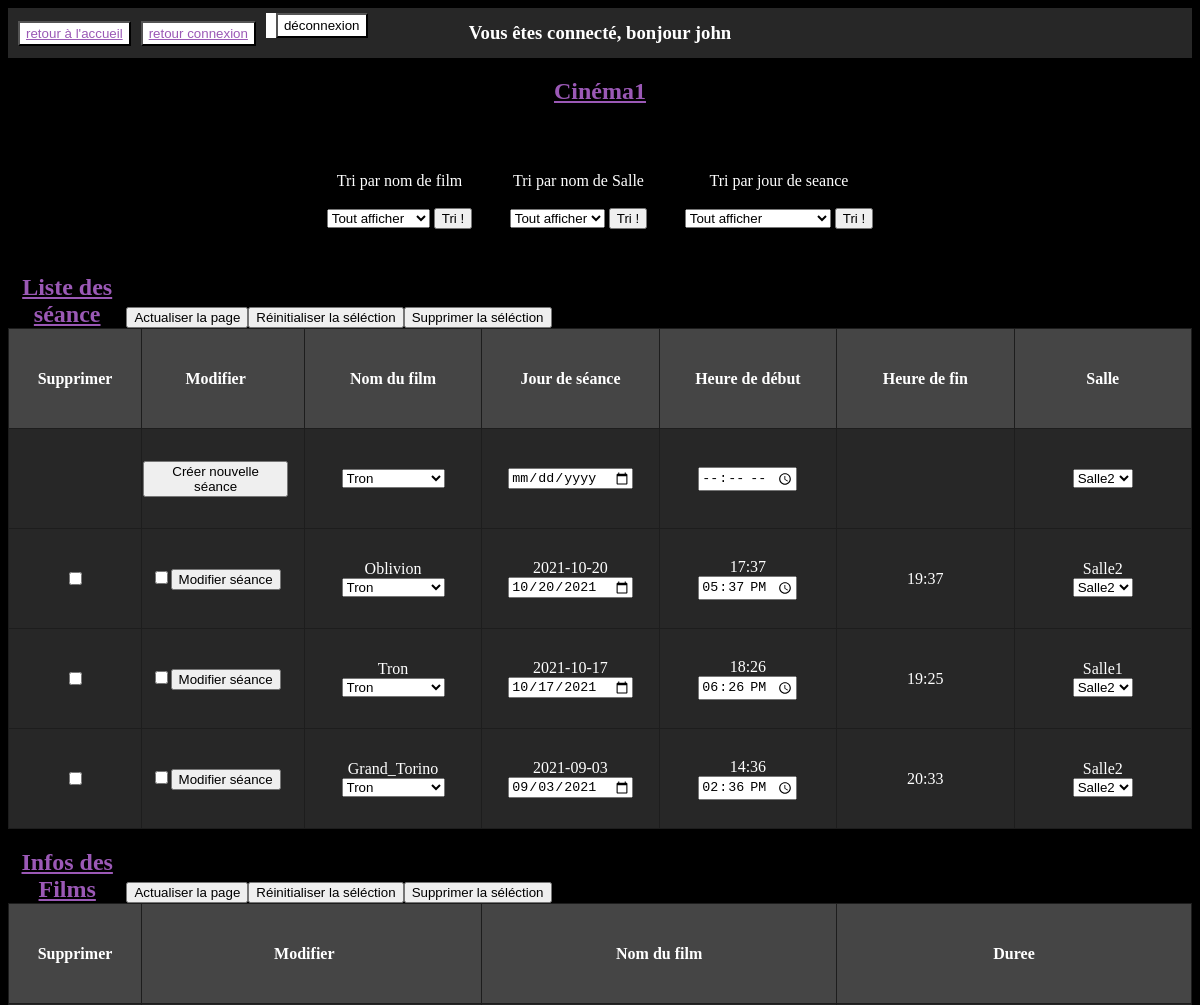
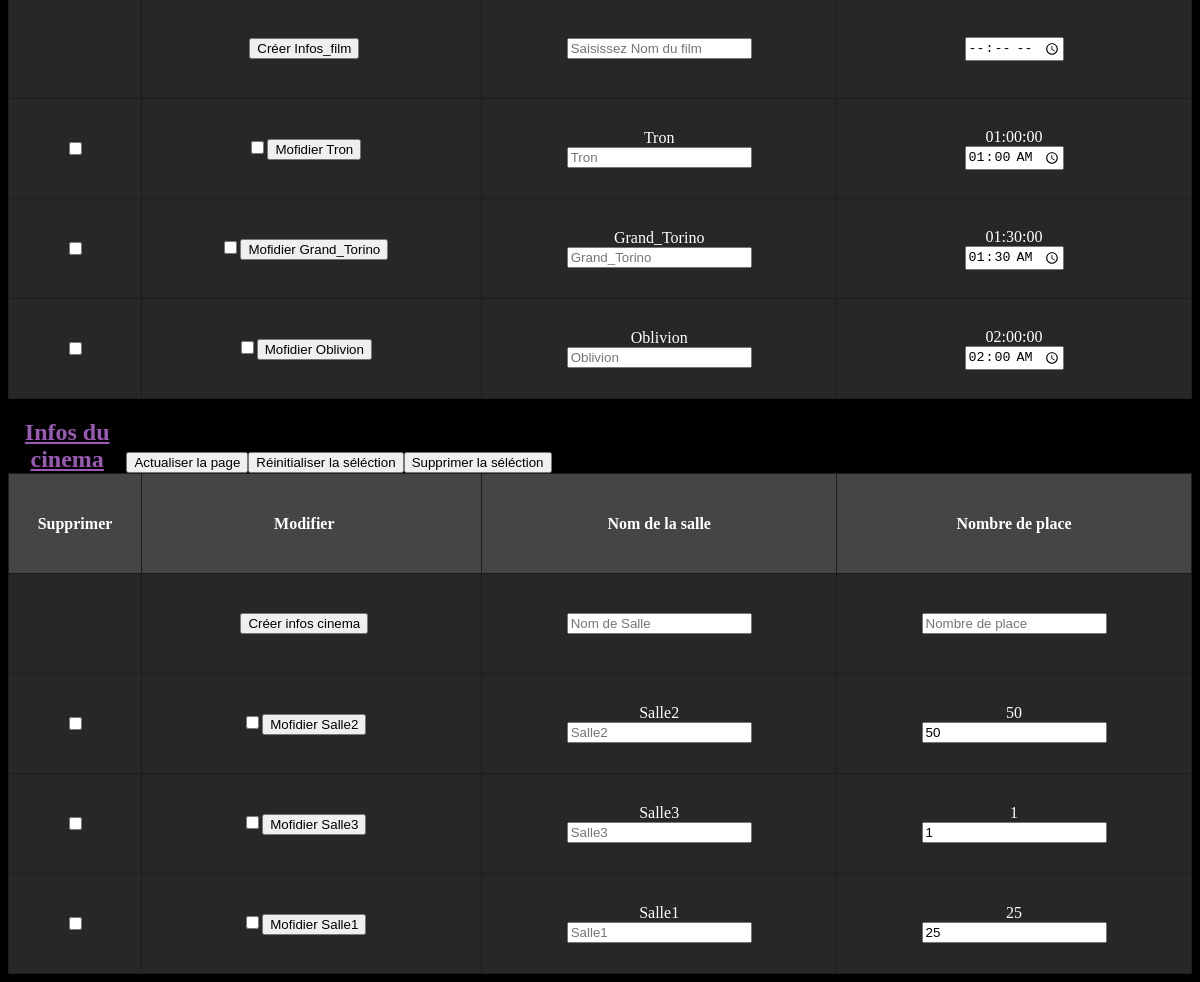
/gestionnaire/espace_gestionnaire/index_gestionnaire/espace_gestionnaire.php (signed in), run on the app's committed database (2 pictures, top to bottom).
### tables this page shows
CREATE TABLE seance_cinema1 (
  `Id` int(11) NOT NULL,
  `FilmName` varchar(250) NOT NULL,
  `DateSeanceBegin` datetime DEFAULT NULL,
  `DateSeanceEnd` datetime DEFAULT NULL,
  `SalleName` varchar(250) DEFAULT NULL,
  `Nombre_de_reservation` int(11) DEFAULT NULL,
  `place_disponible` int(11) DEFAULT NULL
);

CREATE TABLE `info_film` (
  `Id` int(11) NOT NULL,
  `FilmName` varchar(250) NOT NULL,
  `Duree` time NOT NULL
);

CREATE TABLE infos_cinema1 (
  `Id` int(11) NOT NULL,
  `SalleName` varchar(250) DEFAULT NULL,
  `Nombre_de_place` int(100) NOT NULL
);

### gestionnaire/espace_gestionnaire/index_gestionnaire/espace_gestionnaire.php (the view, shortened to what this page needs)
<html lang="fr">
<head>
</head>
<body>
<nav>
<button name="accueil"><a href="../../../index.php">retour à l'accueil</a></button>
<button name="connexion"><a href="../connexion/connexion_gestionnaire.php">retour connexion</a></button>
<form><button name="deconnexion" type="submit" onclick='window.location.reload(false)'>déconnexion</button></form>
</nav>
<?php
$pdo_kinepolise = new PDO('mysql:host=localhost;dbname=kinepolise', 'root', '');
  foreach ($pdo_kinepolise->query('SELECT * FROM password WHERE Id= "1"', PDO::FETCH_ASSOC) as $dataConnexion) {
  $username= $dataConnexion['username'];
  $password= $dataConnexion['password'];
};
$pdo_kinepolise_administrateur = new PDO('mysql:host=localhost;dbname=kinepolise_administrateur', 'root', '');
  foreach ($pdo_kinepolise_administrateur->query('SELECT * FROM password WHERE Id= "1"', PDO::FETCH_ASSOC) as $adminConnexion) {};
?>
<?php
if ((($_SESSION['username'] == $dataConnexion['username']  && $_SESSION['password'] == $dataConnexion['password']) || ($_SESSION['username'] == $adminConnexion['username']  && $_SESSION['password'] == $adminConnexion['password']) )) {
  echo sprintf("<nav class=center><h3>Vous êtes connecté, bonjour %s <h3/></nav>", $_SESSION['username']) . PHP_EOL;
?>
    <h2 class="ligne3">Liste des séance</h2>
    <?php
        $pdo_kinepolise = new PDO('mysql:host=localhost;dbname=kinepolise', 'root', '');?>
        <table class="ligne4">
        <tr class="thead">
        <td>Modifier</td>
        <td>Nom du film</td>
        <td>Jour de séance</td>
        <td>Heure de début</td>
        <td>Heure de fin</td>
        <td>Salle</td>
</tr>
    <form method="post" action="">
       <tr>
    <td><button name="ajoutseance" type="submit" onclick='window.location.reload(false)'>Créer nouvelle séance</button></td>
    <td>
    <select name="FilmName" required="required">
        <?php
                    foreach ($pdo_kinepolise->query('SELECT FilmName FROM info_film', PDO::FETCH_ASSOC) as $film) { ?>
                        <option id="FilmName"> <?php echo $film['FilmName'].'<br>'; ?></option>
                    <?php } ?>
        </select>
    </td>
    <td><input type="date" required="required" name="DateSeanceBegin" id="DateSeanceBegin" placeholder="Saisissez Date de séance"></td>
    <td><input type="time" required="required" name="HourBegin" id="HourBegin" placeholder="Choisissez heure de début"></td>
    <td></td>
        <td>
          <select name="SalleName" required="required" id="SalleName">
        <?php
                    $pdo_kinepolise_cinema1 = new PDO('mysql:host=localhost;dbname=kinepolise_cinema1', 'root', '');
                    foreach ($pdo_kinepolise_cinema1->query('SELECT SalleName FROM infos_cinema1', PDO::FETCH_ASSOC) as $infos) { ?>
                        <option id="Salle"> <?php echo $infos['SalleName'].'<br>'; ?></option>
                        <?php } ?>
        </select>
      </td>
            </form>
        <?php
        $pdo_kinepolise_cinema1 = new PDO('mysql:host=localhost;dbname=kinepolise_cinema1', 'root', '');
    foreach ($pdo_kinepolise_cinema1->query('SELECT * FROM seance_cinema1', PDO::FETCH_ASSOC) as $seance) {
      $dateSeanceBegin = new DateTime($seance['DateSeanceBegin']);
      $DateSeanceEnd = new DateTime($seance['DateSeanceEnd']);
            ?>
        <form class="modifierSeance" method="post" action="">
        <tr class=<?php echo $seance['FilmName']?>>
        <td id="Colonne1"> <input type="checkbox" name="Id" id="Id" required="required" value="<?php echo $seance['Id'];?>"><button name="modifierseance"id="modifier" class="submit" onclick='window.location.reload(false)'>Modifier séance</button></td>
        <td> <?php echo $seance['FilmName'];?></br>
          <select name="FilmName" required="required">
                    <?php foreach ($pdo_kinepolise->query('SELECT FilmName FROM info_film', PDO::FETCH_ASSOC) as $film) { ?>
                        <option id="FilmName" value=<?php echo $film['FilmName']; ?>><?php echo $film['FilmName'].'<br>'; ?></option>
                    <?php } ?>
        </select>
        </td>
        <td id="Colonne3"><?php echo $dateSeanceBegin->format('Y-m-d');?><br/><input type="date"  name="DateSeanceBegin"  id="Modifier_DateSeanceBegin" classe="modifier" value="<?php echo $dateSeanceBegin->format('Y-m-d');?>"></td>
        <td id="Colonne4"><?php echo $dateSeanceBegin->format('H:i');?><br/><input type="time" name="HourBegin" id="Modifier_HourBegin" classe="modifier" value="<?php echo $dateSeanceBegin->format('H:i');?>"></td>
        <td id="Colonne5"><?php echo $DateSeanceEnd->format('H:i');?></td>
        <td id="Colonne6">
          <?php echo $seance['SalleName'];?></br>
          <select name="SalleName" required="required" id="SalleName">
        <?php
                    $pdo_kinepolise_cinema1 = new PDO('mysql:host=localhost;dbname=kinepolise_cinema1', 'root', '');
                    foreach ($pdo_kinepolise_cinema1->query('SELECT SalleName FROM infos_cinema1', PDO::FETCH_ASSOC) as $seance) { ?>
                        <option id="Salle" value=<?php echo $seance['SalleName']; ?>><?php echo $seance['SalleName'].'<br>'; ?></option> <?php
                    }
                ?>
        </select></td>
        </tr>
        </form>
        <?php }; ?>
    </table>
    <table class="table2">
    <section class="ligne3">
    <form class="ligne3" method="post">
    <input class="ligne3" type="button" onclick='window.location.reload(false)' value="Actualiser la page"/>
        <button class="ligne3" type="reset">Réinitialiser la séléction</button>
        <button class="ligne3" type="submit" name="supprimerseance" onclick='window.location.reload(false)'>Supprimer la séléction</button>
    </section>
    <tr class="thead">
    <td>Supprimer</td>
    </tr>
    <td></td>
    <?php
    foreach ($pdo_kinepolise_cinema1->query('SELECT * FROM seance_cinema1', PDO::FETCH_ASSOC) as $seance) {
            ?>
        <tr class=<?php echo $seance['FilmName']?>><td><input type="checkbox" name="Id[]" id="Id" value=" <?php echo $seance['Id']; ?> "></td></tr>
    <?php } ?>
    </table>
  <h2 class="ligne1">Cinéma1</h2>
  <span class="ligne2">
  <?php require_once 'calculs/tris/Tri_par_nom.php'; ?>
  <?php require_once 'calculs/tris/Tri_par_salle.php'; ?>
  <?php require_once 'calculs/tris/Tri_par_jour_de_seance.php'; ?>
  </span>
    <h2 class="ligne5">Infos des Films</h2>
    <table class="ligne6">
    <tr class="thead">
        <td>Modifier</td>
        <td>Nom du film</td>
        <td>Duree</td>
</tr>
<form method="post" action="">
       <tr>
    <td><button name="ajoutInfo_film" type="submit" onclick='window.location.reload(false)'>Créer Infos_film</button></td>
    <td><input type="text" required="required" name="FilmName" placeholder="Saisissez Nom du film"></td>
    <td><input type="time" name="Duree"></td>
</form>
    <?php foreach ($pdo_kinepolise->query('SELECT * FROM info_film', PDO::FETCH_ASSOC) as $info_film) {
      $dateSeanceBegin = new DateTime($info_film['Duree']);
      ?>
      <form method="post" action="">
        <tr class=<?php echo $info_film['FilmName']?>>
        <td><input type="checkbox" name="Id" id="Id" value=" <?php echo $info_film['Id']; ?> "><button name="Modifier_Infos_film" type="submit" onclick='window.location.reload(false)'>Mofidier <?php echo $info_film['FilmName']?></button></td>
        <td> <?php echo $info_film['FilmName'];?></br>
        <input type="text" name="FilmName" placeholder=<?php echo $info_film['FilmName'];?> value>
        </td>
        <td><?php echo $dateSeanceBegin->format('H:i:s');?><br/><input type="time" name="Duree" value="<?php echo $dateSeanceBegin->format('H:i');?>"></td>
      </tr>
    <?php } ?>
    </form>
    </table>
    <section class="ligne5">
    <form method="post" class="ligne5">
        <input class="ligne5" type="button" onclick='window.location.reload(false)' value="Actualiser la page"/>
        <button class="ligne5"  type="reset">Réinitialiser la séléction</button>
        <button class="ligne5"  type="submit" onclick='window.location.reload(false)' name="supprimer_info_film">Supprimer la séléction</button>
    </section>
    <table class="table4">
    <tr class="thead">
    <td>Supprimer</td>
    </tr>
    <td></td>
    <?php
            $pdo_kinepolise = new PDO('mysql:host=localhost;dbname=kinepolise', 'root', '');
    foreach ($pdo_kinepolise->query('SELECT * FROM info_film', PDO::FETCH_ASSOC) as $info_film) {
            ?>
        <tr class=<?php echo $info_film['FilmName']?>><td><input type="checkbox" name="Id[]" id="Id" value=" <?php echo $info_film['Id']; ?> "></td></tr>
    <?php } ?>
    </table>
    <h2 class="ligne7">Infos du cinema</h2>
    <table class="ligne8">
    <tr class="thead ">
        <td>Modifier</td>
        <td>Nom de la salle</td>
        <td>Nombre de place</td>
</tr>
<form method="post" action="">
<tr>
    <td><button  name="creation_infos_cinema" type="submit" onclick='window.location.reload(false)'>Créer infos cinema</button></td>
    <td><input   type="text" required="required" name="SalleName" placeholder="Nom de Salle"></td>
    <td><input  type="number" name="Nombre_de_place" placeholder="Nombre de place"></td>
</form>
    <?php foreach ($pdo_kinepolise_cinema1->query('SELECT * FROM infos_cinema1', PDO::FETCH_ASSOC) as $modifier_infos_cinema1) {
      ?>
      <form method="post" action="">
        <tr class=<?php echo $modifier_infos_cinema1['SalleName']?>>
        <td><input type="checkbox" name="Id" id="Id" value=" <?php echo $modifier_infos_cinema1['Id'];?> "><button name="modifier_infos_cinema1" type="submit" onclick='window.location.reload(false)'>Mofidier <?php echo $modifier_infos_cinema1['SalleName']?></button></td>
        <td> <?php echo $modifier_infos_cinema1['SalleName'];?></br>
        <input type="text" name="SalleName" placeholder=<?php echo $modifier_infos_cinema1['SalleName'];?> value>
        </td>
        <td> <?php echo $modifier_infos_cinema1['Nombre_de_place'];?></br>
        <input type="number" name="Nombre_de_place" value="<?php echo $modifier_infos_cinema1['Nombre_de_place'];?>" placeholder=<?php echo $modifier_infos_cinema1['Nombre_de_place'];?>>
        </td>
      </tr>
    <?php } ?>
    </form>
    </table>
    <section class="ligne7">
    <form method="post" class="ligne7">
        <input class="ligne7" type="button" onclick='window.location.reload(false)' value="Actualiser la page"/>
        <button class="ligne7"  type="reset">Réinitialiser la séléction</button>
        <button class="ligne7"  type="submit" name="supprimer_info_cinema" onclick='window.location.reload(false)'>Supprimer la séléction</button>
    </section>
    <table class="table6 ">
    <tr class="thead ">
    <td class="">Supprimer</td>
                                      </tr>
    <td class=""></td>
    <?php
    foreach ($pdo_kinepolise_cinema1->query('SELECT * FROM infos_cinema1', PDO::FETCH_ASSOC) as $infos_cinema1) {
            ?>
        <tr class=<?php echo $infos_cinema1['SalleName']?>><td><input type="checkbox" name="Id[]" id="Id" value=" <?php echo $infos_cinema1['Id']; ?> "></td></tr>
    <?php } ?>
    </table>
    </body>
<link rel="stylesheet" href="CSS/espace_gestionnaire.css" />
<?php }; ?>

### gestionnaire/espace_gestionnaire/index_gestionnaire/CSS/espace_gestionnaire.css (style rules this page uses)
a, h2 { color:rgb(155, 89, 182); text-align: center; text-decoration: underline; }
body { font-family: Calibri, serif; display: grid; grid-template-columns: 10% 90%; grid-template-rows:50px 100px 100px 70px 1fr; background-color: black; color: white; }
table td { border: 1px solid rgba(29, 29, 29); padding: 1rem; text-align: center; max-width: 100px; min-width: 100px; word-wrap: break-word; height: 100px; }
.thead { background-color:rgb(69, 69, 69); font-weight: bold; }
.ligne4, .table2, .ligne6, .table4, .ligne8, .table6 { border-collapse: collapse; width: 100%; height: 300px; background-color: rgb(39, 39, 39); }
nav { grid-column: 1/3; grid-row: 1/1; display: flex; justify-content: flex-start; align-items: center; }
nav button, nav form { background-color: white; z-index: 2; height: 25px; margin-left: 10px; }
.center { display: flex; justify-content: center; background-color: rgb(39, 39, 39); z-index: 1; }
.ligne1 { grid-column: 1/3; grid-row: 2/2; display: flex; justify-content: center; }
.ligne2 { grid-column: 1/3; grid-row: 3/3; display: flex; justify-content: space-around; align-items: center; margin-left:300px; margin-right:300px; }
.ligne3 { grid-row: 4/4; display: flex; justify-content: flex-start; align-items: flex-end; margin-bottom: 0px; }
.ligne4 { grid-row: 5/5; grid-column: 2/2; }
.table2 { grid-row: 5/5; grid-column: 1/1; }
.ligne5 { grid-row: 6/6; display: flex; align-items: flex-end; margin-bottom:0px; }
.ligne6 { grid-row: 7/7; grid-column: 2/2; }
.table4 { grid-row: 7/7; grid-column: 1/1; }
.ligne7 { grid-row: 8/8; display: flex; align-items: flex-end; margin-bottom:0px; }
.ligne8 { grid-row: 9/9; grid-column: 2/2; }
.table6 { grid-row: 9/9; grid-column: 1/1; }

### data on the page
seance_cinema1: FilmName "Oblivion", DateSeanceBegin "2021-10-20", DateSeanceBegin "10/20/2021", DateSeanceBegin "17:37", HourBegin "17:37", DateSeanceEnd "19:37", SalleName "Salle2"
seance_cinema1: FilmName "Tron", DateSeanceBegin "2021-10-17", DateSeanceBegin "10/17/2021", DateSeanceBegin "18:26", HourBegin "18:26", DateSeanceEnd "19:25", SalleName "Salle1"
seance_cinema1: FilmName "Grand_Torino", DateSeanceBegin "2021-09-03", DateSeanceBegin "09/03/2021", DateSeanceBegin "14:36", HourBegin "14:36", DateSeanceEnd "20:33", SalleName "Salle2"
info_film: FilmName "Tron", Duree "01:00:00", Duree "01:00"
info_film: FilmName "Grand_Torino", Duree "01:30:00", Duree "01:30"
info_film: FilmName "Oblivion", Duree "02:00:00", Duree "02:00"
infos_cinema1: SalleName "Salle2", Nombre_de_place "50"
infos_cinema1: SalleName "Salle3", Nombre_de_place "1"
infos_cinema1: SalleName "Salle1", Nombre_de_place "25"

### other printed values
$_SESSION['username'] "john"
form field FilmName "Tron"
form field SalleName "Salle2"
